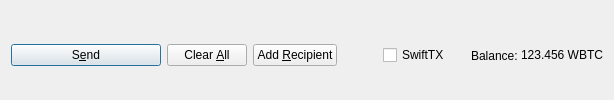
         <widget class="QFrame" name="frame_Send">
          <layout class="QHBoxLayout" name="horizontalLayout">
           <property name="bottomMargin">
            <number>0</number>
           </property>
           <item>
            <widget class="QPushButton" name="sendButton">
             <property name="minimumSize">
              <size>
               <width>150</width>
               <height>0</height>
              </size>
             </property>
             <property name="toolTip">
              <string>Confirm the send action</string>
             </property>
             <property name="text">
              <string>S&amp;end</string>
             </property>
             <property name="icon">
              <iconset resource="../WBTC.qrc">
               <normaloff>:/icons/send</normaloff>:/icons/send</iconset>
             </property>
             <property name="autoDefault">
              <bool>false</bool>
             </property>
             <property name="default">
              <bool>true</bool>
             </property>
            </widget>
           </item>
           <item>
            <widget class="QPushButton" name="clearButton">
             <property name="sizePolicy">
              <sizepolicy hsizetype="Minimum" vsizetype="Fixed">
               <horstretch>0</horstretch>
               <verstretch>0</verstretch>
              </sizepolicy>
             </property>
             <property name="toolTip">
              <string>Clear all fields of the form.</string>
             </property>
             <property name="text">
              <string>Clear &amp;All</string>
             </property>
             <property name="icon">
              <iconset resource="../WBTC.qrc">
               <normaloff>:/icons/remove</normaloff>:/icons/remove</iconset>
             </property>
             <property name="autoDefault">
              <bool>false</bool>
             </property>
            </widget>
           </item>
           <item>
            <widget class="QPushButton" name="addButton">
             <property name="toolTip">
              <string>Send to multiple recipients at once</string>
             </property>
             <property name="text">
              <string>Add &amp;Recipient</string>
             </property>
             <property name="icon">
              <iconset resource="../WBTC.qrc">
               <normaloff>:/icons/add</normaloff>:/icons/add</iconset>
             </property>
             <property name="autoDefault">
              <bool>false</bool>
             </property>
            </widget>
           </item>
           <item>
            <spacer name="horizontalSpacer">
             <property name="orientation">
              <enum>Qt::Horizontal</enum>
             </property>
             <property name="sizeHint" stdset="0">
              <size>
               <width>40</width>
               <height>20</height>
              </size>
             </property>
            </spacer>
           </item>
           <item>
            <layout class="QHBoxLayout" name="horizontalLayout_2">
             <property name="spacing">
              <number>3</number>
             </property>
             <item>
              <widget class="QCheckBox" name="checkSwiftTX">
               <property name="enabled">
                <bool>true</bool>
               </property>
               <property name="minimumSize">
                <size>
                 <width>85</width>
                 <height>0</height>
                </size>
               </property>
               <property name="text">
                <string>SwiftTX</string>
               </property>
              </widget>
             </item>
             <item>
              <widget class="QLabel" name="label">
               <property name="text">
                <string>Balance:</string>
               </property>
              </widget>
             </item>
             <item>
              <widget class="QLabel" name="labelBalance">
               <property name="sizePolicy">
                <sizepolicy hsizetype="Preferred" vsizetype="Fixed">
                 <horstretch>0</horstretch>
                 <verstretch>0</verstretch>
                </sizepolicy>
               </property>
               <property name="cursor">
                <cursorShape>IBeamCursor</cursorShape>
               </property>
               <property name="text">
                <string notr="true">123.456 WBTC</string>
               </property>
               <property name="textInteractionFlags">
                <set>Qt::LinksAccessibleByMouse|Qt::TextSelectableByKeyboard|Qt::TextSelectableByMouse</set>
               </property>
              </widget>
             </item>
            </layout>
           </item>
          </layout>
         </widget>
